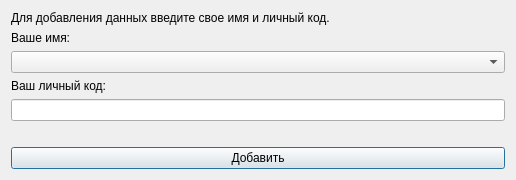
<?xml version="1.0" encoding="UTF-8"?>
<ui version="4.0">
 <class>ODGConfDialog</class>
 <widget class="QDialog" name="ODGConfDialog">
  <property name="geometry">
   <rect>
    <x>0</x>
    <y>0</y>
    <width>516</width>
    <height>180</height>
   </rect>
  </property>
  <property name="minimumSize">
   <size>
    <width>340</width>
    <height>180</height>
   </size>
  </property>
  <property name="windowTitle">
   <string>Подтверждение</string>
  </property>
  <layout class="QHBoxLayout" name="horizontalLayout">
   <item>
    <layout class="QVBoxLayout" name="verticalLayout">
     <item>
      <widget class="QLabel" name="label">
       <property name="text">
        <string>Для добавления данных введите свое имя и личный код.</string>
       </property>
      </widget>
     </item>
     <item>
      <widget class="QLabel" name="label_2">
       <property name="text">
        <string>Ваше имя:</string>
       </property>
      </widget>
     </item>
     <item>
      <widget class="QComboBox" name="comboBox"/>
     </item>
     <item>
      <widget class="QLabel" name="label_3">
       <property name="text">
        <string>Ваш личный код:</string>
       </property>
      </widget>
     </item>
     <item>
      <widget class="QLineEdit" name="lineEdit">
       <property name="echoMode">
        <enum>QLineEdit::Password</enum>
       </property>
      </widget>
     </item>
     <item>
      <spacer name="verticalSpacer">
       <property name="orientation">
        <enum>Qt::Vertical</enum>
       </property>
       <property name="sizeHint" stdset="0">
        <size>
         <width>20</width>
         <height>40</height>
        </size>
       </property>
      </spacer>
     </item>
     <item>
      <widget class="QPushButton" name="pushButton">
       <property name="text">
        <string>Добавить</string>
       </property>
      </widget>
     </item>
    </layout>
   </item>
  </layout>
 </widget>
 <resources/>
 <connections/>
</ui>
